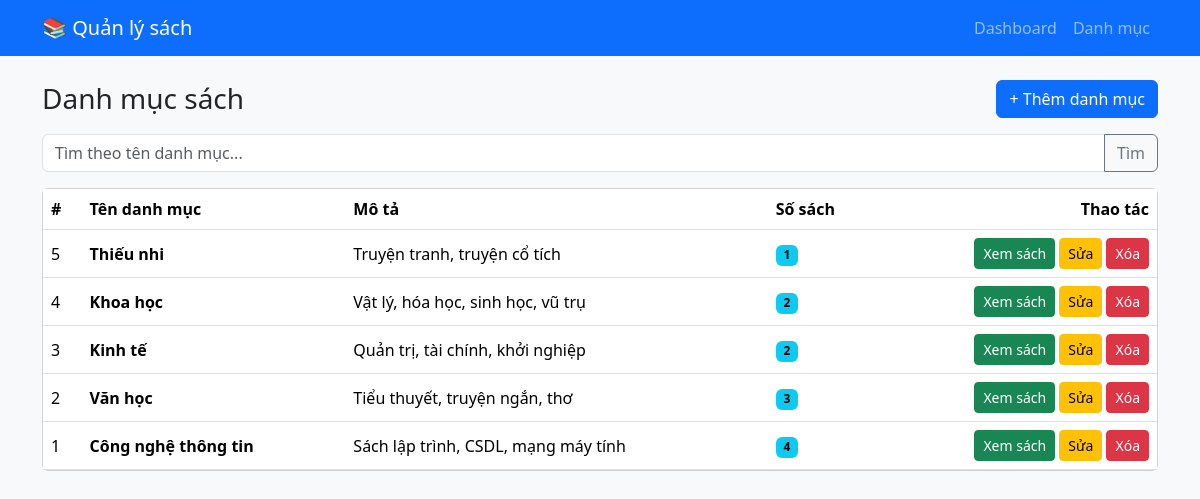
The page /categories on the database its author committed.
### tables this page shows
CREATE TABLE categories (
            id INTEGER PRIMARY KEY AUTOINCREMENT,
            name TEXT NOT NULL UNIQUE,
            description TEXT
        );

### KiemTra/app.py (the view)
@app.route("/categories")
def categories():
    q = request.args.get("q", "").strip()
    db = get_db()
    rows = db.execute(
        """SELECT c.*, COUNT(b.id) AS book_count FROM categories c
           LEFT JOIN books b ON b.category_id = c.id
           WHERE c.name LIKE ? GROUP BY c.id ORDER BY c.id DESC""",
        (f"%{q}%",),
    ).fetchall()
    return render_template("categories.html", categories=rows, q=q)

### KiemTra/app.py (called while the page is built)
def get_db():
    if "db" not in g:
        g.db = sqlite3.connect(DATABASE)
        g.db.row_factory = sqlite3.Row
        g.db.execute("PRAGMA foreign_keys = ON")  # bật ràng buộc khóa ngoại
    return g.db

### KiemTra/templates/categories.html (shortened to what this page needs)
{% extends "base.html" %}
{% block content %}
<div class="d-flex justify-content-between align-items-center mb-3">
    <h3 class="mb-0">Danh mục sách</h3>
    <a href="{{ url_for('category_add') }}" class="btn btn-primary">+ Thêm danh mục</a>
</div>
<form class="input-group mb-3" method="get">
    <input type="text" name="q" value="{{ q }}" class="form-control" placeholder="Tìm theo tên danh mục...">
    <button class="btn btn-outline-secondary">Tìm</button>
</form>
<div class="card"><table class="table table-hover mb-0 align-middle">
    <thead><tr><th>#</th><th>Tên danh mục</th><th>Mô tả</th><th>Số sách</th><th class="text-end">Thao tác</th></tr></thead>
    <tbody>
    {% for c in categories %}
        <tr>
            <td>{{ c.id }}</td>
            <td class="fw-semibold">{{ c.name }}</td>
            <td>{{ c.description or '' }}</td>
            <td><span class="badge text-bg-info">{{ c.book_count }}</span></td>
            <td class="text-end">
                <a href="{{ url_for('books', cid=c.id) }}" class="btn btn-sm btn-success">Xem sách</a>
                <a href="{{ url_for('category_edit', cid=c.id) }}" class="btn btn-sm btn-warning">Sửa</a>
                <form method="post" action="{{ url_for('category_delete', cid=c.id) }}" class="d-inline"
                      onsubmit="return confirm('Xóa danh mục này sẽ xóa luôn tất cả sách thuộc danh mục. Tiếp tục?');">
                    <button class="btn btn-sm btn-danger">Xóa</button>
                </form>
            </td>
        </tr>
    {% else %}
        <tr><td colspan="5" class="text-center text-muted py-3">Chưa có danh mục nào.</td></tr>
    {% endfor %}
    </tbody>
</table></div>
{% endblock %}

### rows shown on the page
categories: id "5", name "Thiếu nhi", description "Truyện tranh, truyện cổ tích", book_count "1"
categories: id "4", name "Khoa học", description "Vật lý, hóa học, sinh học, vũ trụ", book_count "2"
categories: id "3", name "Kinh tế", description "Quản trị, tài chính, khởi nghiệp", book_count "2"
categories: id "2", name "Văn học", description "Tiểu thuyết, truyện ngắn, thơ", book_count "3"
categories: id "1", name "Công nghệ thông tin", description "Sách lập trình, CSDL, mạng máy tính", book_count "4"
